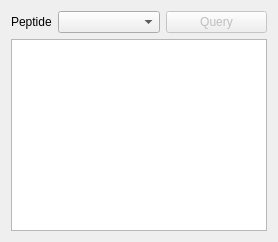
              <widget class="QWidget" name="tab_10">
               <attribute name="title">
                <string>Peptide Query</string>
               </attribute>
               <layout class="QGridLayout" name="gridLayout_28">
                <item row="0" column="0">
                 <widget class="QLabel" name="label_81">
                  <property name="sizePolicy">
                   <sizepolicy hsizetype="Fixed" vsizetype="Preferred">
                    <horstretch>0</horstretch>
                    <verstretch>0</verstretch>
                   </sizepolicy>
                  </property>
                  <property name="text">
                   <string>Peptide</string>
                  </property>
                 </widget>
                </item>
                <item row="0" column="1">
                 <widget class="QComboBox" name="comboBox_basic_peptide_query"/>
                </item>
                <item row="0" column="2">
                 <widget class="QPushButton" name="pushButton_basic_peptide_query">
                  <property name="enabled">
                   <bool>false</bool>
                  </property>
                  <property name="sizePolicy">
                   <sizepolicy hsizetype="Preferred" vsizetype="Fixed">
                    <horstretch>0</horstretch>
                    <verstretch>0</verstretch>
                   </sizepolicy>
                  </property>
                  <property name="text">
                   <string>Query</string>
                  </property>
                 </widget>
                </item>
                <item row="1" column="0" colspan="3">
                 <widget class="QTableWidget" name="tableWidget_basic_peptide_query"/>
                </item>
               </layout>
              </widget>
